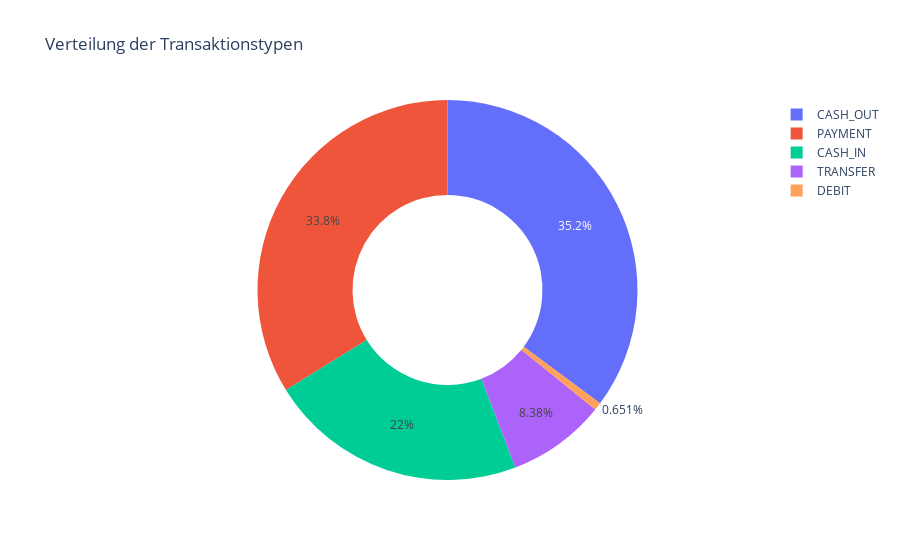

Here is the notebook cell this chart was saved with:
### Code cell
typen_anzahl = data["type"].value_counts()

transaktionen = typen_anzahl.index
anzahl = typen_anzahl.values

import plotly.express as px
diagramm = px.pie(data, 
                  values=anzahl, 
                  names=transaktionen, 
                  hole=0.5, 
                  title="Verteilung der Transaktionstypen")
                  
diagramm.show()

### Figure 1 — Plotly figure (JSON) as saved in the notebook; plotly's stock layout.template omitted (floating-point values rounded to 4 significant figures)
{"data": [{"domain": {"x": [0, 1], "y": [0, 1]}, "hole": 0.5, "hovertemplate": "label=%{label}<br>value=%{value}<extra></extra>", "labels": ["CASH_OUT", "PAYMENT", "CASH_IN", "TRANSFER", "DEBIT"], "legendgroup": "", "name": "", "showlegend": true, "type": "pie", "values": [2237500, 2151495, 1399284, 532909, 41432]}], "layout": {"legend": {"tracegroupgap": 0}, "title": {"text": "Verteilung der Transaktionstypen"}}}
